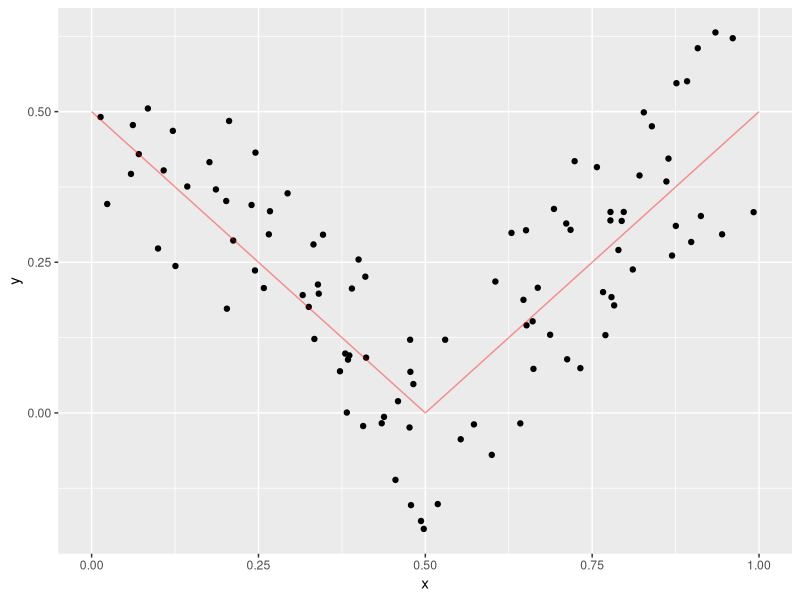

Recreate this plot in R. (Note: this script raises an error after producing the figure.)
## ---- chunk 1
require(rms)
require(ggplot2)
options(prType='html')
n <- 100
set.seed(1)
x <- runif(100)
y <- abs(x - 0.5) + runif(100, -.2, .2)
real <- annotate('line', x=c(0, .5, 1), y=c(.5, 0, .5), col='red', alpha=0.4)
# Need mapping= since no data before aes
ggplot(mapping=aes(x, y)) + geom_point() + real
# Could also do plot(x, y)
dd <- datadist(x); options(datadist='dd')
# Fit the true model
f <- ols(y ~ abs(x - 0.5))
ggplot(Predict(f)) + real
# Try various models: linear, polynomial, restricted cubic spline, linear spline
f <- ols(y ~ x)
ggplot(Predict(f)) + real
specs(f)
latex(f)
